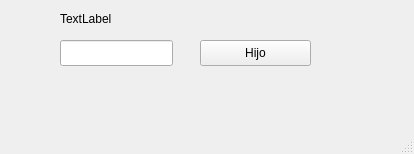
<?xml version="1.0" encoding="UTF-8"?>
<ui version="4.0">
 <class>MainWindow</class>
 <widget class="QMainWindow" name="MainWindow">
  <property name="geometry">
   <rect>
    <x>0</x>
    <y>0</y>
    <width>414</width>
    <height>154</height>
   </rect>
  </property>
  <property name="windowTitle">
   <string>MainWindow</string>
  </property>
  <widget class="QWidget" name="centralwidget">
   <widget class="QLineEdit" name="texto_padre">
    <property name="geometry">
     <rect>
      <x>60</x>
      <y>40</y>
      <width>113</width>
      <height>26</height>
     </rect>
    </property>
   </widget>
   <widget class="QPushButton" name="boton_padre">
    <property name="geometry">
     <rect>
      <x>200</x>
      <y>40</y>
      <width>111</width>
      <height>26</height>
     </rect>
    </property>
    <property name="text">
     <string>Hijo</string>
    </property>
   </widget>
   <widget class="QLabel" name="label">
    <property name="geometry">
     <rect>
      <x>60</x>
      <y>10</y>
      <width>58</width>
      <height>18</height>
     </rect>
    </property>
    <property name="text">
     <string>TextLabel</string>
    </property>
   </widget>
  </widget>
  <widget class="QStatusBar" name="statusbar"/>
 </widget>
 <resources/>
 <connections/>
</ui>
